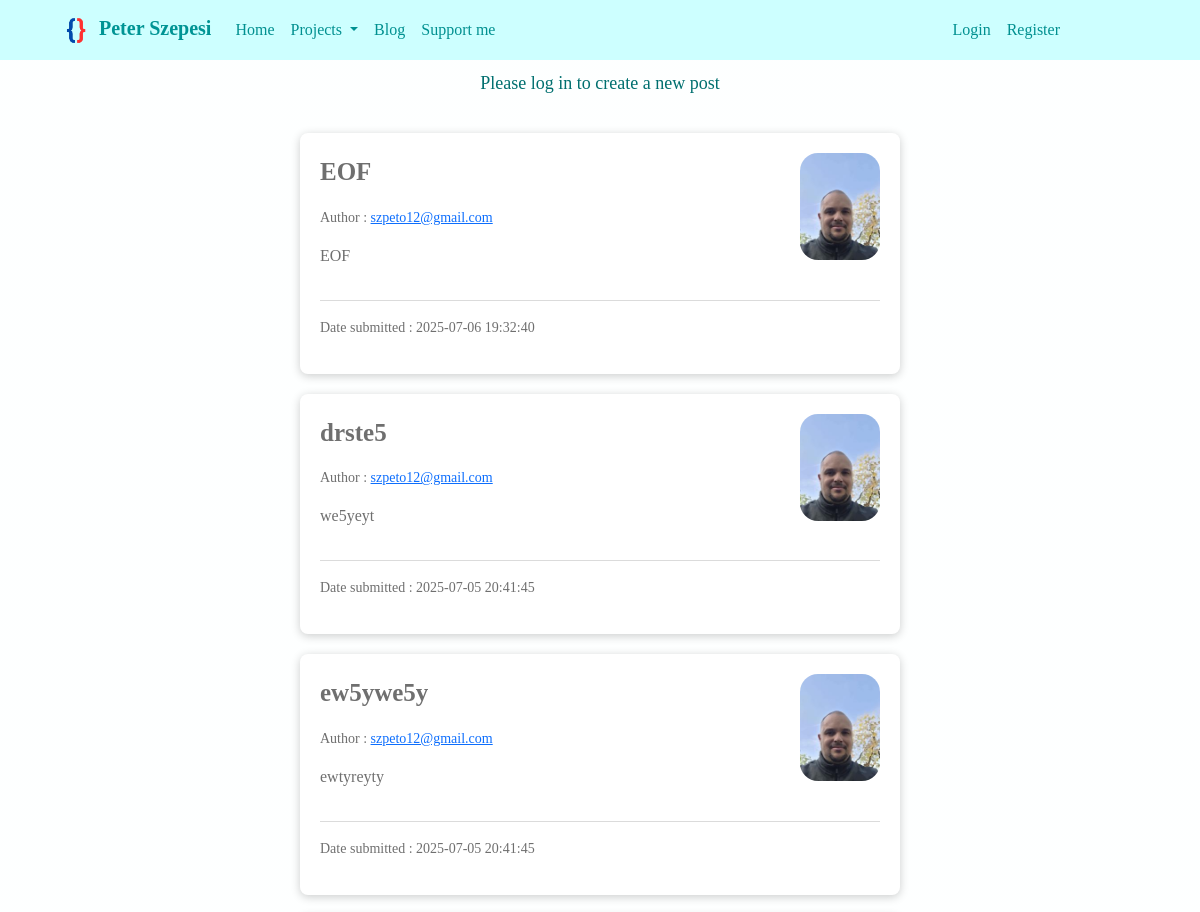
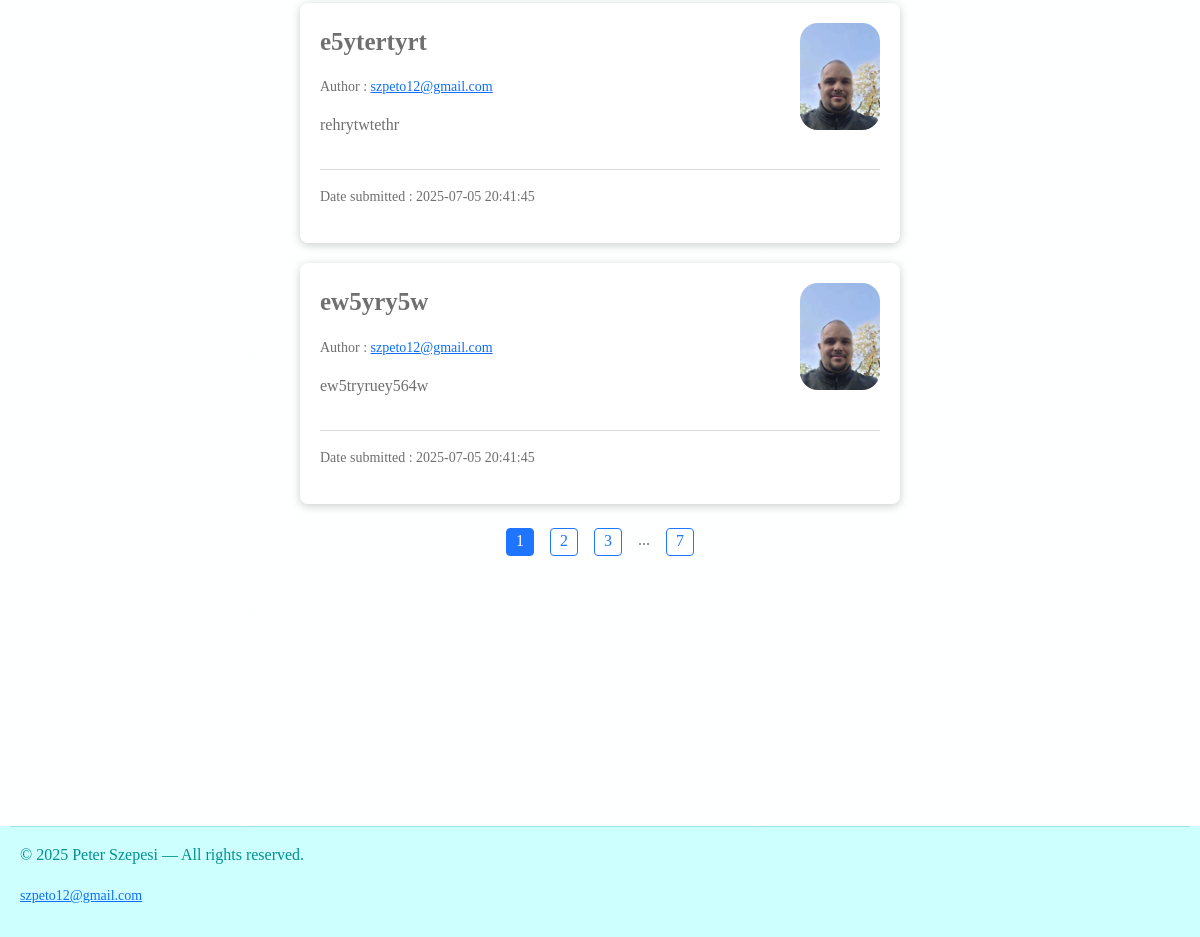
/blog, run on an earlier commit of the app's database (2 pictures, top to bottom).
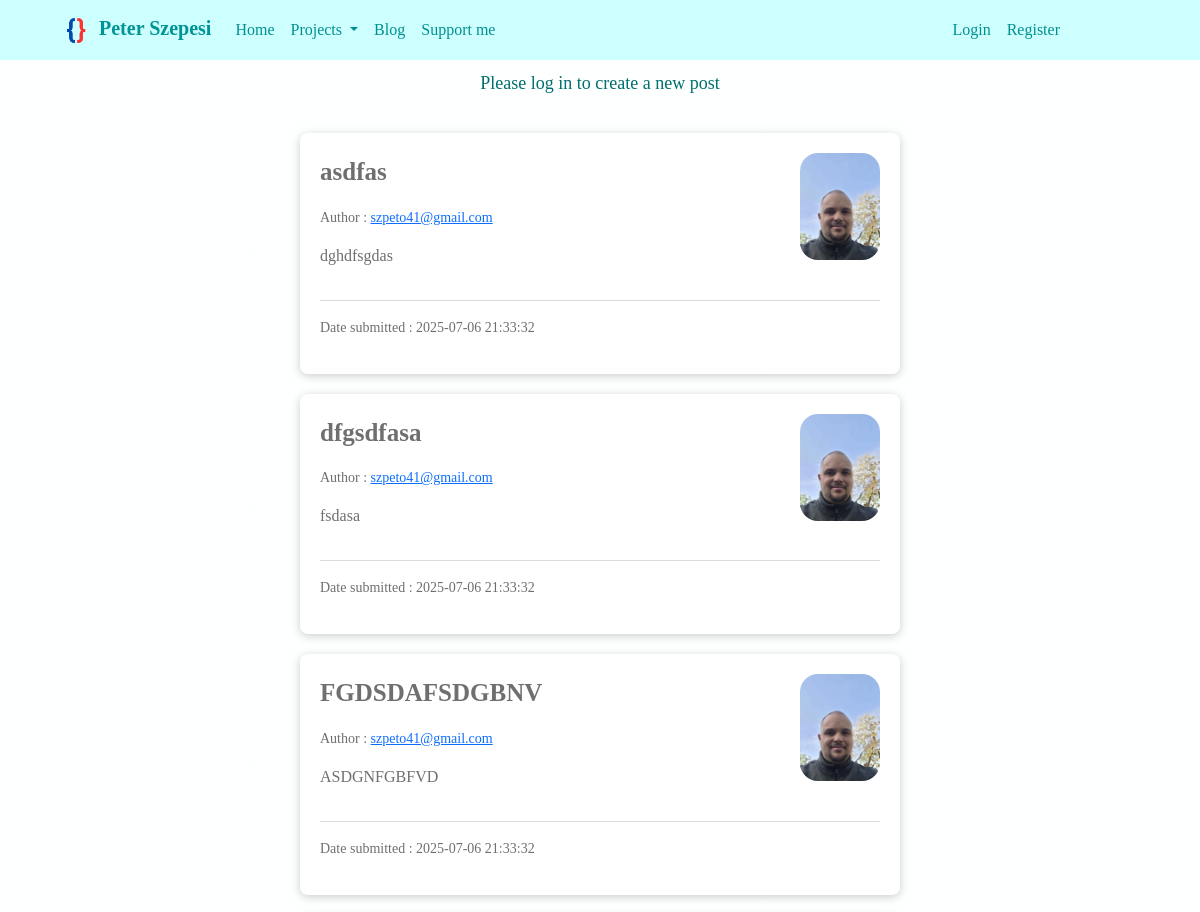
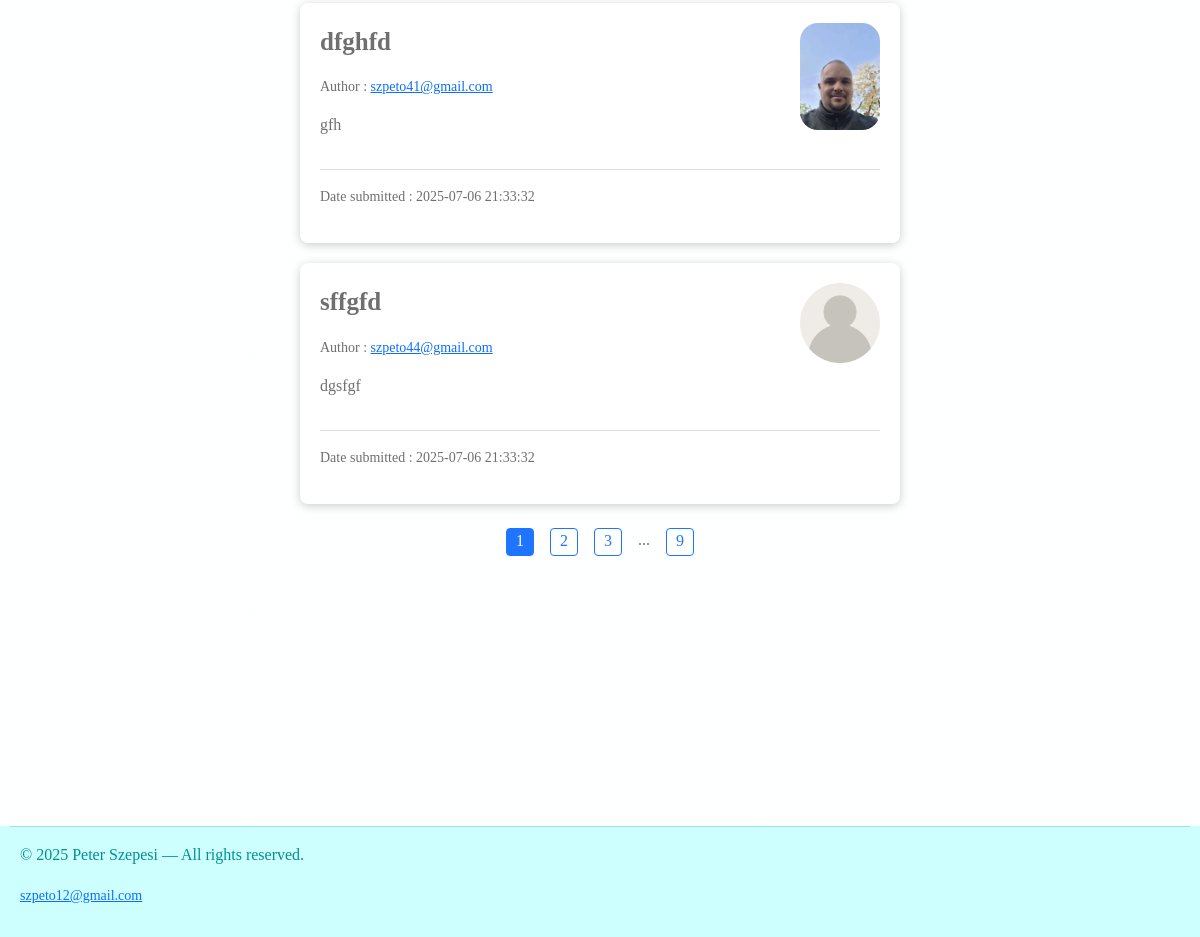
And on a later commit of the database (2 pictures, top to bottom).
### db_models.py (models this page shows, shortened)
class Post(db.Model):
    id = db.Column(db.Integer, primary_key=True, autoincrement=True)
    date_posted = db.Column(db.String(22), nullable=False,
                            default=datetime.datetime.now().strftime("%Y-%m-%d %H:%M:%S"))
    content = db.Column(db.Text, nullable=False)
    title = db.Column(db.String(100), nullable=False)
    user_id = db.Column(db.Integer, db.ForeignKey("user.id"), nullable=False)

class User(db.Model, UserMixin):
    id = db.Column(db.Integer, primary_key=True, autoincrement=True)
    email_username = db.Column(db.String(50), nullable=False, unique=True)
    password = db.Column(db.String(60), nullable=False)
    image_file = db.Column(db.String(20), nullable=False, default="Default - user.jpg")
    posts = db.relationship("Post", backref="user", lazy=True)

### routes.py (the view)
@app.route("/blog", methods=["GET", "POST"])
def blog():
    user_id = request.args.get("user_id", None, type=int)
    page = request.args.get("page", 1, type=int)
    if user_id:
        user_posts = Post.query.filter_by(user_id=user_id)
        ordered_posts = user_posts.order_by(Post.date_posted.desc())
        posts = ordered_posts.paginate(page=page, per_page=5)
    else:
        ordered_posts = Post.query.order_by(Post.date_posted.desc())
        posts = ordered_posts.paginate(page=page, per_page=5)
    return render_template("blog.html", title="Blog", posts=posts,
                           current_user=current_user, current_page=page, user_id=user_id)

### templates/blog.html (shortened to what this page needs)
{% extends "base.html" %}
{% block body %}
    {% if current_user.is_authenticated %}
        <div class="base-container-centered-content">
            <a class="create-post-button" href="{{ url_for('insert_post') }}">Create a new post</a>
        </div>
    {% else %}
        <div class="base-container-centered-content">
            <p>Please log in to create a new post</p>
        </div>
    {% endif %}
    {% if posts %}
        {% for post in posts.items %}
            <div class="blog-container">
                <div class="base-h-box-blog" data-post="{{ post.user.email_username }}">
                    <div class="base-v-box-blog">
                        <p style="font-weight: bold; font-size: 25px;">{{ post.title }}</p>
                        <p style="font-size: 14px;">Author : <a href="/blog?user_id={{ post.user.id }}">{{ post.user.email_username }}</a>
                        </p>
                        <p style="font-weight: 300;">{{ post.content }}</p>
                    </div>
                    <div class="base-v-box-blog-image">
                        <img src="{{ url_for('static', filename='Images/profile_images/' ~ post.user.image_file) }}"
                        width="80" style="border-radius: 18px;">
                    </div>
                </div>
                <hr>
                <p style="font-weight: 200; font-size: 14px;">Date submitted : {{ post.date_posted }}</p>
            </div>
        {% endfor %}
        <div class="base-h-box" style="justify-content: center;">
            {% for page_id in posts.iter_pages(left_edge=1, right_edge=1, left_current=1, right_current=2) %}
                {% if page_id %}
                    {% if page_id == current_page %}
                        <a href="{{ url_for('blog', page=page_id) }}" class="page-number-active">
                           {{ page_id }}
                        </a>
                    {% else %}
                        <a href="{{ url_for('blog', page=page_id) }}" class="page-number-inactive">
                           {{ page_id }}
                        </a>
                    {% endif %}
                {% else %}
                    <p style="margin: 4px 8px;">...</p>
                {% endif %}
            {% endfor %}
        </div>
        <div style="min-height: 30vh;">
        </div>
    {% else %}
        <div class="blog-container">
            <p>There are no posts to show</p>
        </div>
    {% endif %}
{% endblock %}

### templates/base.html (shortened to what this page needs)
<!DOCTYPE html>
<html lang="en">
<head>
    <link href="https://cdn.jsdelivr.net/npm/bootstrap@5.3.6/dist/css/bootstrap.min.css"
          rel="stylesheet"
>
    <link rel="stylesheet" href="{{url_for('static', filename = 'Styles/styles.css')}}">
</head>
<body>
  <header>
    <nav class="navbar navbar-expand-lg bg-body-tertiary" data-bs-theme="light">
      <div class="container-fluid">
        <a class="navbar-brand" href="/"><img src="{{ url_for('static', filename='Images/Logo - no background.png') }}"
        width="34">
          Peter Szepesi
        </a>
        <div class="collapse navbar-collapse" id="navbarSupportedContent">
          <ul class="navbar-nav me-auto mb-2 mb-lg-0">
            <li class="nav-item">
              <a class="nav-link active" aria-current="page" href="/">Home</a>
            </li>
            <li class="nav-item dropdown">
              <a class="nav-link dropdown-toggle" href="#" role="button" data-bs-toggle="dropdown" aria-expanded="false">
                Projects
              </a>
            </li>
            <li class="nav-item">
              <a class="nav-link" href="{{ url_for('blog') }}">Blog</a>
            </li>
            <li class="nav-item">
              <a class="nav-link" href="https://www.paypal.me/szpeto" target="_blank">Support me</a>
            </li>
          </ul>
          {% if current_user.is_authenticated %}
            <ul class="navbar-nav ms-auto mb-2 mb-lg-0">
              <li class="nav-item dropdown">
                <a class="nav-link dropdown-toggle" href="#" role="button" data-bs-toggle="dropdown" aria-expanded="false">
                  {{ current_user.email_username }}
                </a>
                <ul class="dropdown-menu">
                  <li><a class="dropdown-item" href="{{ url_for('user') }}">Profile</a></li>
                  <li><a class="dropdown-item" href="{{ url_for('logout') }}">Logout</a></li>
                </ul>
              </li>
            </ul>
          {% else %}
            <ul class="navbar-nav ms-auto mb-2 mb-lg-0">
              <li class="nav-item">
                <a class="nav-link" href="/login">Login</a>
              </li>
              <li class="nav-item">
                <a class="nav-link" href="/register">Register</a>
              </li>
            </ul>
          {% endif %}
        </div>
      </div>
    </nav>
  </header>
  {% block body %}{% endblock %}
  <footer>
    <hr>
    <div class="footer-container">
      <p>© 2025 Peter Szepesi — All rights reserved.</p>
      <small><a href="mailto:szpeto12@gmail.com">szpeto12@gmail.com</a></small>
    </div>
  </footer>
</body>
</html>

### static/Styles/styles.css (style rules this page uses)
*, *::before, *::after { box-sizing: border-box; }
body { background-color: rgb(248, 255, 255); background-image: linear-gradient(rgba(255, 255, 255, 0.8), rgba(255, 255, 255, 0.8)), url(/static/Images/background-image-4.png); background-repeat: no-repeat; background-position-x: center; background-position-y: center; background-attachment: fixed; background-size: cover; font-family: Bahnschrift; color: rgb(111, 111, 111); }
header { position: sticky; top: 0; }
.navbar { background: rgb(205, 255, 255) !important; color: rgb(33, 37, 41) !important; padding: 8px 10% 8px 4% !important; }
.navbar .nav-link { color: rgb(0, 144, 144) !important; }
.navbar-brand { color: rgb(0, 148, 148) !important; font-weight: 600; }
footer { text-align: left; font-family: Bahnschrift; font-weight: 200; color: rgb(0, 144, 144); background: rgb(205, 255, 255) !important; padding: 0px 10px 20px 10px; }
.base-h-box { display: flex; flex-direction: row; margin: 10px; }
.base-h-box-blog { display: flex; flex-direction: row; }
.base-v-box-blog { display: flex; flex-direction: column; margin-right: 20px; }
.base-v-box-blog-image { display: flex; flex-direction: column; margin: 0px 0px 0px auto; }
.base-container-centered-content { display: flex; flex-direction: column; margin: 10px auto; font-family: Bahnschrift; color: rgb(0, 111, 111); font-size: 18px; padding: 10px auto; align-items: center; justify-content: center; }
.footer-container { margin: 4px 10px 10px 10px; }
.blog-container { display: flex; flex-direction: column; min-width: 150px; max-width: 600px; margin: 20px auto; padding: 20px; border-radius: 8px; background-color: white; color: rgb(111, 111, 111); box-shadow: 0px 2px 10px rgba(0,0,0,0.2); font-family: Bahnschrift; }
.page-number-active { margin: 4px 8px; padding: 0px 7px; text-decoration: none; width: 28px; height: 28px; text-align: center; border: 1px solid rgb(31, 117, 255); border-radius: 4px; color: white; background-color: rgb(31, 117, 255); }
.page-number-inactive { margin: 4px 8px; padding: 0px 7px; text-decoration: none; width: 28px; height: 28px; text-align: center; border: 1px solid rgb(31, 117, 255); border-radius: 4px; color: rgb(31, 117, 255); background-color: rgba(255, 255, 255, 0); }

What changed in the data, as far as the page shows it:
no longer on this page (row unchanged): Post: title "EOF", user.email_username "szpeto12@gmail.com", content "EOF", image_file (picture), date_posted "2025-07-06 19:32:40"
no longer on this page (row unchanged): Post: title "drste5", user.email_username "szpeto12@gmail.com", content "we5yeyt", image_file (picture), date_posted "2025-07-05 20:41:45"
no longer on this page (row unchanged): Post: title "ew5ywe5y", user.email_username "szpeto12@gmail.com", content "ewtyreyty", image_file (picture), date_posted "2025-07-05 20:41:45"
no longer on this page (row unchanged): Post: title "e5ytertyrt", user.email_username "szpeto12@gmail.com", content "rehrytwtethr", image_file (picture), date_posted "2025-07-05 20:41:45"
no longer on this page (row unchanged): Post: title "ew5yry5w", user.email_username "szpeto12@gmail.com", content "ew5tryruey564w", image_file (picture), date_posted "2025-07-05 20:41:45"
added Post: title "asdfas", user.email_username "szpeto41@gmail.com", content "dghdfsgdas", image_file (picture), date_posted "2025-07-06 21:33:32"
added Post: title "dfgsdfasa", user.email_username "szpeto41@gmail.com", content "fsdasa", image_file (picture), date_posted "2025-07-06 21:33:32"
added Post: title "FGDSDAFSDGBNV", user.email_username "szpeto41@gmail.com", content "ASDGNFGBFVD", image_file (picture), date_posted "2025-07-06 21:33:32"
added Post: title "dfghfd", user.email_username "szpeto41@gmail.com", content "gfh", image_file (picture), date_posted "2025-07-06 21:33:32"
added Post: title "sffgfd", user.email_username "szpeto44@gmail.com", content "dgsfgf", image_file (placeholder picture), date_posted "2025-07-06 21:33:32"
Also different on the page:
new list line: "9"
list line gone: "7"
